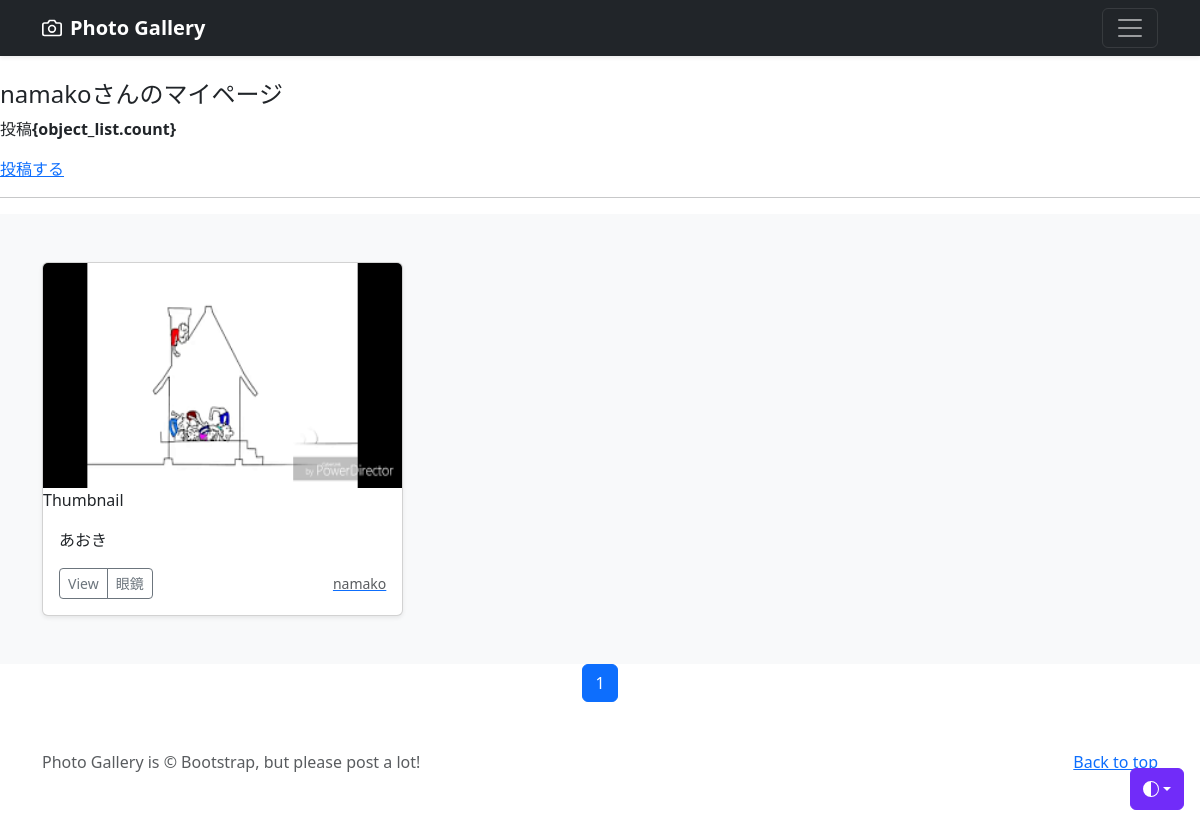
/mypage/ (signed in), run on the app's committed database.
### acounts/models.py (models this page shows)
class CustomUser(AbstractUser):
    pass

### photo/models.py (models this page shows, shortened)
class PhotoPost(models.Model):
    user=models.ForeignKey(
        CustomUser,
        verbose_name='ユーザー',
        on_delete=models.CASCADE
    )
    category=models.ForeignKey(
        Category,
        verbose_name='カテゴリ',
        on_delete=models.PROTECT
    )
    title=models.CharField(
        verbose_name='タイトル',
        max_length=200
    )
    comment=models.TextField(
        verbose_name='コメント'
    )
    image1=models.ImageField(
        verbose_name='イメージ１',
        upload_to='photos'
    )
    image2=models.ImageField(
        verbose_name='イメージ２',
        upload_to='photos',
        blank=True,
        null=True
    )
    posted_at=models.DateTimeField(
        verbose_name='投稿日時',
        auto_now_add=True
    )

class Category(models.Model):
    title=models.CharField(
        verbose_name='カテゴリ',
        max_length=20
        )

### photo/views.py (the view)
# urls.py: path('mypage/',views.MypageView.as_view(),name='mypage'),
class MypageView(ListView):
    template_name='mypage.html'
    paginate_by=9
    def get_queryset(self):
        queryset=PhotoPost.objects.filter(
            user=self.request.user).order_by('-posted_at')
        return queryset

### photo/templates/mypage.html (shortened to what this page needs)
{% extends 'base.html' %}
{% block contents %}
{% if user.is_authenticated %}
<br>
<div class="text-align:center">
    <h4>{{user.username}}さんのマイページ</h4>
    {% if object_list.count == 0 %}
    <p>{{user.username}}の投稿はありません</p>
    {% else %}
    <p>投稿<strong>{object_list.count}</strong></p>
    {% endif %}
    <a href="{% url 'photo:post' %}">投稿する</a>
</div>
<hr>
{% endif %}
{% include "photos_list.html" %}
{% include "pagination.html" %}
{% endblock %}

### photo/templates/photos_list.html
  <div class="album py-5 bg-body-tertiary">
    <div class="container">
      <div class="row row-cols-1 row-cols-sm-2 row-cols-md-3 g-3">
        {% for record in object_list %}
        <div class="col">
          <div class="card shadow-sm">
            <img src="{{ record.image1.url }}"
            class="bd-placeholder-img card-img-top"
            width="100%" height="225" xmlns="http://www.w3.org/2000/svg"
            role="img" aria-label="Placeholder: Thumbnail"
            preserveAspectRatio="xMidYMid slice"
            focusable="false"><title>Placeholder</title>
            <rect width="100%" height="100%" fill="#55595c"/>
            <text x="50%" y="50%" fill="#eceeef" dy=".3em">Thumbnail</text></img>
            <div class="card-body">
              <p class="card-text">
                {{record.title}}
              </p>
              <div class="d-flex justify-content-between align-items-center">
                <div class="btn-group">
                  <button type="button" class="btn btn-sm btn-outline-secondary"
                  onclick="location.href='{% url 'photo:photo_detail' record.pk %}'">View</button>
                  <button type="button" class="btn btn-sm btn-outline-secondary"
                  onclick="location.href='{% url 'photo:photos_cat' category=record.category.id %}'">
                  {{record.category.title}}</button>
                </div>
                <a href="{% url 'photo:user_list' user=record.user.id %}"><small class="text-muted">
                  {{record.user.username}}</small></a>
              </div>
            </div>
          </div>
        </div>
        {% endfor %}
      </div>
    </div>
  </div>

### photo/templates/base.html (style rules this page uses)
.bd-placeholder-img { font-size: 1.125rem; text-anchor: middle; -webkit-user-select: none; -moz-user-select: none; user-select: none; }

### data on the page
CustomUser: username "namako"
PhotoPost: image1 (picture), title "あおき", category "眼鏡", user.username "namako"

### other printed values
{{ num }} "1"
